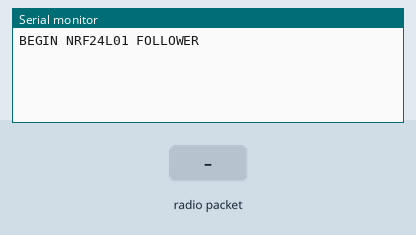
This sketch was run on a simulated Arduino Uno, built with avr-gcc and run on an emulated ATmega328P. Parts: the last lines printed to the serial monitor. Inputs (shaded band) come from the test bench. No radio packets arrive unless stated.

Above: at 1.2 s.
1.3 s: radio packet "1" arrives
At 2.5 s:
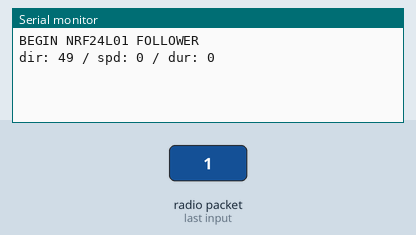
2.8 s: radio packet "0" arrives
At 3.7 s:
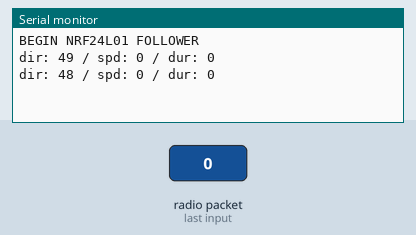
4.3 s: radio packet "2" arrives
At 4.8 s:
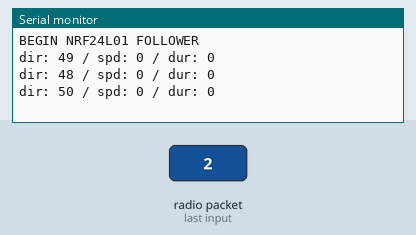

Measured:
- after the input at 1.3 s, the serial monitor: prints a new line at once (image 1)
- after the input at 2.8 s, the serial monitor: prints a new line at once (image 2)
- after the input at 4.3 s, the serial monitor: prints a new line at once (image 3)

The sketch:

XX_NRF24L01_02_follower.ino
```cpp
/**
 * NRF24L01 Follower
 * Receives instructions from leader and sends response
 *
 * Pin Out
 * VCC - +5V
 * GND - GND
 * CE - 8
 * CSN - 10
 * SCK - 13
 * MOSI - 11
 * MISO - 12
 */

#include <RHReliableDatagram.h>
#include <SPI.h>
#include <RH_NRF24.h>

#define LEADER_ADDRESS 1
#define FOLLOWER_ADDRESS 2
#define BUZZ_PIN 7

const int BUZZ_US = 900; // microsecond interval
const int BUZZ_DURATION = 500;// buzz duration

RH_NRF24 driver;
RHReliableDatagram nrf24(driver, FOLLOWER_ADDRESS);

void setup() {
  Serial.begin(9600);

  if (!nrf24.init()) Serial.println("init failed");

  Serial.println("BEGIN NRF24L01 FOLLOWER");
}

void loop() {
  if (nrf24.available()){
    // varriable for holding command
    // expected structure: 0: direction, 1: speed, 2: duration
    uint8_t cmd[RH_NRF24_MAX_MESSAGE_LEN];
    uint8_t cmdLen = sizeof(cmd);
    uint8_t from;

    if (nrf24.recvfromAck(cmd, &cmdLen, &from)){
      Serial.print("dir: " + String(cmd[0])); // Serial.print("dir: "); //
      Serial.print(" / spd: " + String(cmd[1])); // Serial.print(" / spd: "); //
      Serial.println(" / dur: " + String(cmd[2])); // Serial.println(" / dur: "); //
//      emitBuzzer();
    }

    // note: check if a response can be sent even if no command was received
    // response to be sent
    uint8_t resp[4];
    resp[0] = 255; // speed [0-255]
    resp[1] = 100; // distance [0-*]
    resp[2] = 255; // voltage [0-255]
    resp[3] = 125; // current [0-255]

    if (!nrf24.sendtoWait(resp, sizeof(resp), from)){
      Serial.println("Failed sending response");
    } else {
//      Serial.println("Response sent");
    }
  }

}

void emitBuzzer(){
  int currMs;
  int startMs = millis();
  do {
    digitalWrite(BUZZ_PIN, HIGH);
    delayMicroseconds(BUZZ_US);
    digitalWrite(BUZZ_PIN, LOW);
    delayMicroseconds(BUZZ_US);
    currMs = millis();
    Serial.println("emitBuzzer " + String(currMs - startMs) + " / " + String(BUZZ_DURATION));
  } while ((currMs - startMs) < BUZZ_DURATION);
}
```
